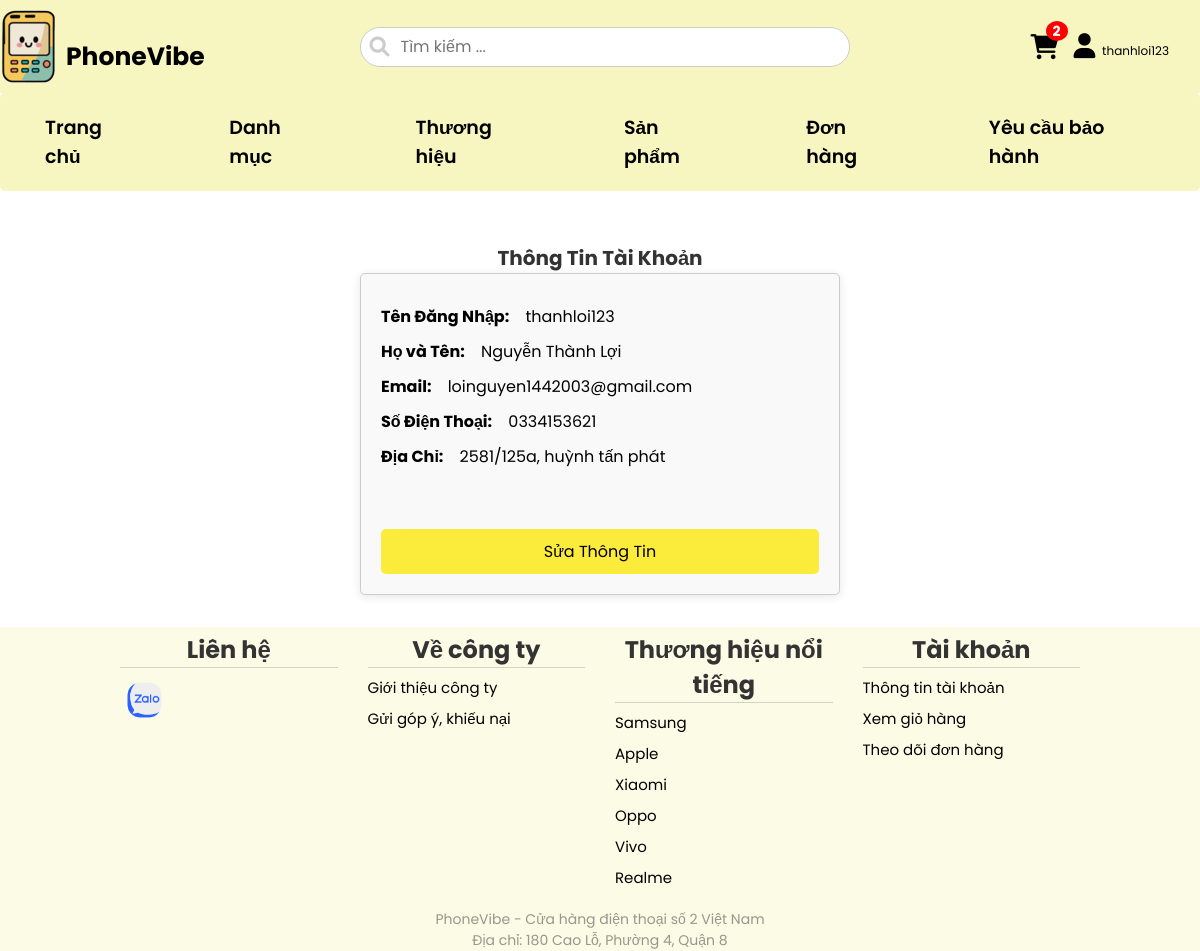
Page /account.php (signed in) on the committed database.
### tables this page shows
CREATE TABLE IF NOT EXISTS `users` (
  `id` int NOT NULL AUTO_INCREMENT,
  `Username` varchar(100) NOT NULL,
  `Password` varchar(255) NOT NULL,
  `Code` varchar(50) DEFAULT NULL,
  `FullName` varchar(100) NOT NULL,
  `Email` varchar(100) DEFAULT NULL,
  `Phone` varchar(20) DEFAULT NULL,
  `Address` varchar(255) DEFAULT NULL,
  `RoleID` int DEFAULT NULL,
  `user_status` varchar(50) NOT NULL,
  PRIMARY KEY (`id`),
  KEY `RoleID` (`RoleID`)
);

CREATE TABLE IF NOT EXISTS `brands` (
  `id` int NOT NULL AUTO_INCREMENT,
  `BrandName` varchar(100) NOT NULL,
  PRIMARY KEY (`id`)
);

### account.php (the view, shortened to what this page needs)
<!DOCTYPE html>
<html lang="en">
<head>
    <link rel="stylesheet" href="css/style.css">
    <link rel="stylesheet" href="https://cdnjs.cloudflare.com/ajax/libs/font-awesome/6.0.0-beta3/css/all.min.css">
</head>
<body>
    <?php
        include("include/header.php");
        $stmt = $pdo->prepare("SELECT * FROM users WHERE Email = :user_email");
        $stmt->execute(['user_email' => $user_email]);
        $user = $stmt->fetch(PDO::FETCH_ASSOC);
    ?>
    <div class="container">
        <h2>Thông Tin Tài Khoản</h2>
        <div class="info-box">
            <p><label>Tên Đăng Nhập: </label>&nbsp;&nbsp;
            <?php echo $user['Username']; ?></p>
            <p><label>Họ và Tên: </label>&nbsp;&nbsp;
            <?php echo $user['FullName'];?></p>
            <p><label>Email: </label>&nbsp;&nbsp;
            <?php echo $user['Email'];?></p>
            <p><label>Số Điện Thoại: </label>&nbsp;&nbsp;
            <?php echo $user['Phone'];?></p>
            <p><label>Địa Chỉ: </label>&nbsp;&nbsp;
            <?php echo $user['Address'];?></p>
            <a href="edit_account.php" class="edit-button">Sửa Thông Tin</a>
        </div>
    </div>
    <?php
        include("include/footer.php");
    ?>
</body>
</html>

### include/header.php (shortened to what this page needs)
<?php
require "config.php";
$user_email = isset($_SESSION['user_email']) ? $_SESSION['user_email'] : '';
$stmt = $pdo->prepare("SELECT * FROM users a JOIN roles r on a.RoleID=r.id where a.Email=:Email");
$stmt->execute([":Email" => $user_email]);
$result = $stmt->fetchAll(PDO::FETCH_ASSOC);
if (isset($_SESSION['user_email'])) {
    $user_email = $_SESSION['user_email'];
    $stmt = $pdo->prepare("SELECT id FROM users WHERE email = :email");
    $stmt->execute(['email' => $user_email]);
    $user = $stmt->fetch(PDO::FETCH_ASSOC);
    if ($user) {
        $user_id = $user['id'];
        $stmt = $pdo->prepare("SELECT COUNT(*) as cart_count FROM carts WHERE CustomerID = :user_id");
        $stmt->execute(['user_id' => $user_id]);
        $cart = $stmt->fetch(PDO::FETCH_ASSOC);
        $cart_count = $cart['cart_count'];
    } else {
        $cart_count = 0;
    }
} else {
    $cart_count = 0;
}
?>
<header>
    <div class="header">
        <div class="header-1">
            <a href="index.php" class="logo">
                <img src="./img/logo_PhoneVibe.png" alt=""><span>PhoneVibe</span>
            </a>
            <form method="GET" action="product.php" class="search-form">
                <input type="search" name="search" id="search-box" placeholder="Tìm kiếm ..." value="<?= isset($_GET['search']) ? htmlspecialchars($_GET['search']) : ''; ?>">
                <label for="search-box" class="search-icon"><i class="fa-solid fa-magnifying-glass"></i></label>
            </form>
            <div class="icons icons-accept" style="padding: 0 16px;">
                <a href="../cart.php" class="fas fa-shopping-cart" aria-hidden="true">
                    <?php if ($cart_count > 0): ?>
                        <span class="cart-count"><?= $cart_count; ?></span>
                    <?php else: ?>
                        <span class="cart-count">0</span>
                    <?php endif; ?>
                </a>
                <?php if (isset($_SESSION['user_email'])): ?>
                    <div class="user-icon">
                        <a href="#" id="user-btn" class="fas fa-user" aria-hidden="true"></a>
                        <?php
                            foreach ($result as $row){
                                ?>
                                <span style="font-size: 1.2rem;"><?php echo $row['Username']; ?></span>
                                <?php
                            }
                        ?>
                    </div>
                <?php else: ?>
                    <a href="account/login.php" id="login-btn" class="fas fa-user" aria-hidden="true"></a>
                <?php endif; ?>
            </div>
        </div>
    </div>
</header>
<div class="menu">
    <ul>
        <li><a href="index.php">Trang chủ</a></li>
        <li><a href="">Danh mục</a>
        </li>
        <li><a href="">Thương hiệu</a>
                <?php
                    $stm = $pdo->prepare("SELECT id, BrandName FROM brands");
                    $stm->execute();
                    $stmt = $stm->fetchAll(PDO::FETCH_ASSOC);
                        ?>
        </li>
        <li><a href="../product.php?category_id=4">Sản phẩm</a></li>
        <li><a href="../order.php">Đơn hàng</a></li>
        <li><a href="../warranty.php">Yêu cầu bảo hành</a></li>
    </ul>
</div>

### include/footer.php (shortened to what this page needs)
<footer>
        <div class="footer-content">
            <div class="contact">
                <h2>Liên hệ</h2>
                <span class="contact-icon-zalo"><a href=""><img src="img/zl.png" alt=""></a></span>
            </div>
            <div class="about">
                <h2>Về công ty</h2>
                <p><a href="#">Giới thiệu công ty</a></p>
                <p><a href="#">Gửi góp ý, khiếu nại</a></p>
            </div>
            <div class="other">
                <h2>Thương hiệu nổi tiếng</h2>
                <?php
                    $stmt = $pdo->prepare("SELECT id, BrandName FROM brands");
                    $stmt->execute();
                    $brands = $stmt->fetchAll(PDO::FETCH_ASSOC);
                    foreach($brands as $brand){
                        ?>
                            <p><a href="product.php?category_id=4&brand_id=<?php echo $brand['id']; ?>"><?php echo $brand['BrandName']; ?></a></p>
                        <?php
                    }
                ?>
            </div>
            <div class="account">
                <h2>Tài khoản</h2>
                <p><a href="../account.php">Thông tin tài khoản</a></p>
                <p><a href="../cart.php">Xem giỏ hàng</a></p>
                <p><a href="../order.php">Theo dõi đơn hàng</a></p>
            </div>
        </div>
        <div class="address">
            <p>PhoneVibe - Cửa hàng điện thoại số 2 Việt Nam</p>
            <p>Địa chỉ: 180 Cao Lỗ, Phường 4, Quận 8</p>
        </div>
    </footer>

### css/style.css (style rules this page uses)
body { margin: 0; padding: 0; width: 100%; }
* { font-family: "Poppins", sans-serif; margin: 0;padding: 0; box-sizing: border-box; outline: none; border: none; text-decoration: none; transition:all .2s linear; }
a { color: black; }
html { font-size: 62.5%; overflow-x: hidden; scroll-padding-top: 5rem; scroll-behavior: smooth; }
.header .header-1 { background: rgb(247, 246, 193); padding:1.5rem 9%; display: flex; align-items: center; justify-content: space-between; padding: 10px 0; }
.container { width: 80%; margin: 0 auto; }
.logo { display: flex; align-items: center; }
.logo img { margin-right: 10px; }
.logo span { margin-top: 2rem; font-size: 2.5rem; }
.header .header-1 .logo { font-size: 2.5rem; font-weight: bolder; color:var(--black); }
.header .header-1 .search-form { width:50rem; height: 5rem; border: var(--border); overflow: hidden; background: rgb(247, 246, 193); display: flex; align-items: center; padding-right: 10px; border-radius: .5rem; }
.search-form { position: relative; width: 100%; }
.search-form input { font-size: 1.6rem; padding: 0 1.2rem; height: 40px; width: 100%; text-transform: none; color: var(--black); border: 1px solid #ccc; border-radius: 20px; padding-left: 40px; }
.search-form label { font-size: 2rem; color: #ccc; position: absolute; top: 50%; left: 10px; transform: translateY(-50%); cursor: pointer; }
.header .header-1 .icons div { font-size: 2.5rem; margin-left: 1.5rem; color:var(--black); cursor: pointer; }
.header .header-1 .icons a { font-size: 2.5rem; color:var(--black); cursor: pointer; }
.header-1 { display: flex; align-items: center; }
.icons { display: flex; gap: 10px; }
.user-icon { position: relative; margin: -6px 15px; }
.user-icon:after { content: ''; position: absolute; top: 100%; right: 0; width: 30px; height: 20px; border-radius: 5px; z-index: 999; transform: translateX(-50%); }
.user-icon .fas.fa-user { cursor: pointer; margin-left: -10px; }
a.fas.fa-shopping-cart { position: relative; }
.cart-count { position: absolute; top: -13px; right: -9px; background-color: red; color: white; font-size: 14px; font-weight: bold; padding: 3px 7px; border-radius: 50%; display: flex; align-items: center; justify-content: center; }
footer { width: 100%; background-color: rgb(247, 246, 193, 0.4); }
.footer-content { width: 80%; margin: 0 auto; display: flex; gap: 30px; }
.contact, .about, .other, .account { margin-top: 5px; width: 25%; }
.contact h2, .about h2, .other h2, .account h2 { font-size: 2.4rem; border-bottom: 1px solid rgb(51, 51, 51, 0.2); }
.contact img { width: 20%; margin-top: 10px; }
.contact-icon-fb, .contact-icon-zalo { width: 20%; }
.about p, .other p, .account p { font-size: 1.5rem; margin-top: 8px; }
.address { text-align: center; margin-top: 20px; font-size: 1.4rem; color: rgb(51, 51, 51, 0.5); }
.menu { background-color: rgb(247, 246, 193); font-family: Arial, sans-serif; text-align: center; border-radius: 5px; position: relative; }
.menu ul { list-style-type: none; margin: 0; padding: 0; display: flex; justify-content: center; }
.menu ul li { padding: 10px 30px; display: inline-block; text-align: left; position: relative; }
.menu ul li:last-child { margin-right: 0; }
.menu a { color: black; text-decoration: none; padding: 10px 15px; display: block; font-size: 1.9rem; font-weight: 600; transition: background-color 0.3s, color 0.3s; border-radius: 5px; }

### account.php (style rules this page uses)
.container { width: 80%; margin: 32px auto; padding-top: 20px; }
h2 { font-size: 2rem; text-align: center; color: #333; }
.info-box { width: 50%; margin: 0 auto; border: 1px solid #ccc; padding: 20px; border-radius: 5px; background-color: #f9f9f9; box-shadow: 0 2px 10px rgba(0, 0, 0, 0.1); }
.info-box p { font-size: 16px; margin: 10px 0; }
.info-box label { font-weight: bold; }
.edit-button { display: block; text-align: center; margin-top: 60px; background-color: #fde800c3; color: black; padding: 10px 20px; border-radius: 5px; text-decoration: none; font-size: 16px; }

### rows in the picture
users: Username "thanhloi123", FullName "Nguyễn Thành Lợi", Email "loinguyen1442003@gmail.com", Phone "0334153621", Address "2581/125a, huỳnh tấn phát"
brands: BrandName "Samsung"
brands: BrandName "Apple"
brands: BrandName "Xiaomi"
brands: BrandName "Oppo"
brands: BrandName "Vivo"
brands: BrandName "Realme"

### other values in the picture
$cart_count "2"
